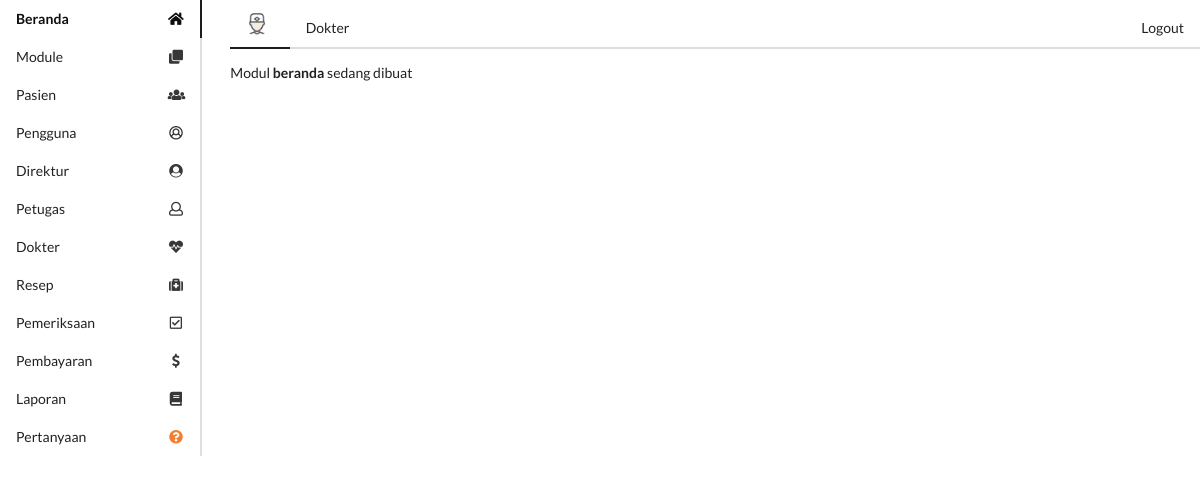
/u/media.php?m=beranda (signed in), run on the app's committed database.
### tables this page shows
create table module(
    module_id int primary key auto_increment,
    module_name varchar(50) not null,
    link varchar(50),
    icon varchar(50),
    active enum('Y','N') not null default 'Y',
    access_director enum('Y','N'),
    access_admin enum('Y','N'),
    access_doctor enum('Y','N')
);

### config/functions.php (called while the page is built, shortened)
<?php
function dbConnect()
{
    $db = new mysqli("localhost", "root", "siswanto123321", "si_klinik");
    return $db;
}
function getListModule($status)
{
    if ($status == 'dirut') {
        $akses = 'access_director';
    } else if ($status == 'dokter') {
        $akses = 'access_doctor';
    } else {
        $akses = 'access_admin';
    }
    $db = dbConnect();
    if ($db->connect_errno == 0) {
        $res = $db->query("SELECT * FROM module WHERE active='Y' AND $akses='Y' ");
        if ($res) {
            $data = $res->fetch_all(MYSQLI_ASSOC);
            return $data;
        } else {
            return false;
        }
    } else {
        return false;
    }
}

### u/menu.php (the view)
<?php
if (empty($_SESSION['username']) && empty($_SESSION['password'])) {
    header("location:index.php?error=8");
} else {
    $dataModule = getListModule($_SESSION['status']);
    foreach ($dataModule as $data) {
        $module_name = str_replace(' ', '', strtolower($data['module_name']));
        ($_GET['m'] == $module_name) ? $active = "active" : $active = "";
        echo "<a href='$data[link]' class='item $active' style='text-transform:capitalize;'>
           <i class='$data[icon] icon'></i> $data[module_name]
        </a>";
    }
}

### data on the page
module: module_name "Beranda"
module: module_name "Module"
module: module_name "Pasien"
module: module_name "Pengguna"
module: module_name "Direktur"
module: module_name "Petugas"
module: module_name "Dokter"
module: module_name "Resep"
module: module_name "Pemeriksaan"
module: module_name "Pembayaran"
module: module_name "Laporan"
module: module_name "Pertanyaan"

### other printed values
$_SESSION['status'] "Dokter"
$_GET[m] "beranda"
